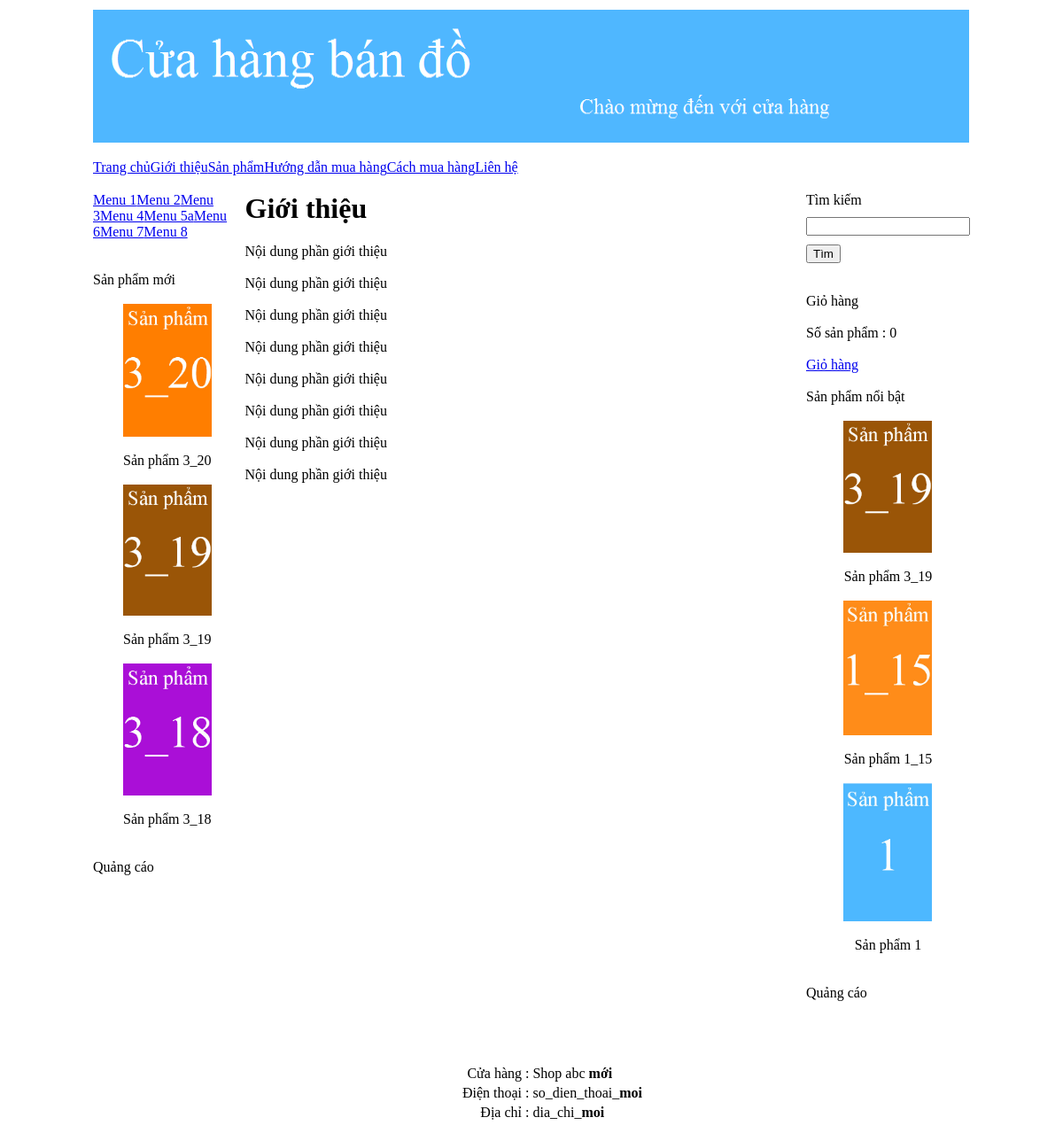
The app's page /?thamso=xuat_mot_tin&id=1, older data.
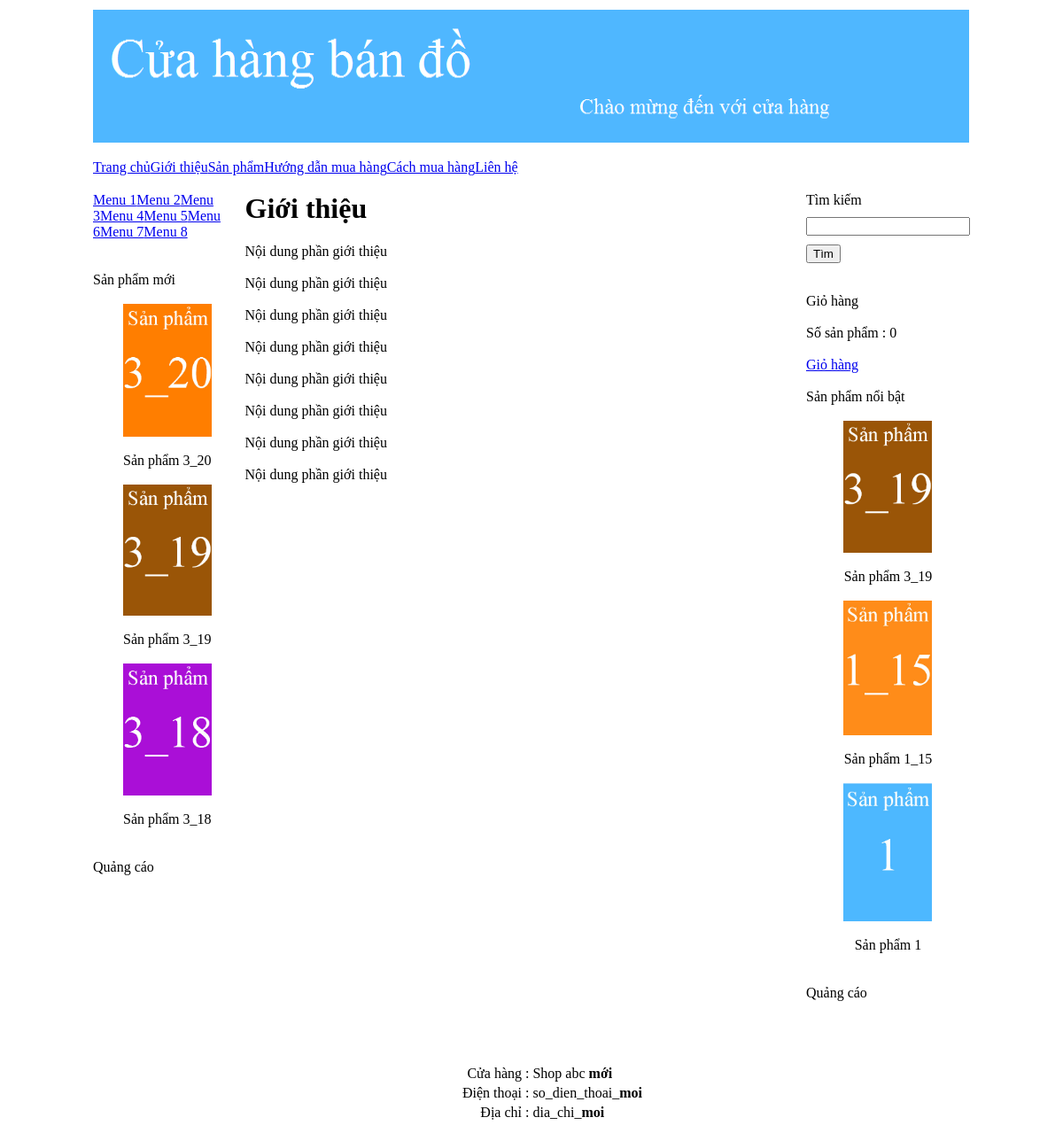
The same page, newer data.
### tables this page shows
CREATE TABLE `banner` (
  `id` int(11) NOT NULL,
  `hinh` varchar(256) NOT NULL,
  `rong` varchar(256) NOT NULL,
  `cao` varchar(256) NOT NULL
);

CREATE TABLE `menu_ngang` (
  `id` int(11) NOT NULL,
  `ten` varchar(256) NOT NULL,
  `noi_dung` mediumtext NOT NULL,
  `loai_menu` varchar(256) NOT NULL
);

CREATE TABLE `menu_doc` (
  `id` int(11) NOT NULL,
  `ten` varchar(256) NOT NULL
);

CREATE TABLE `san_pham` (
  `id` int(11) NOT NULL,
  `ten` varchar(256) NOT NULL,
  `gia` int(255) NOT NULL,
  `hinh_anh` varchar(256) NOT NULL,
  `noi_dung` mediumtext NOT NULL,
  `thuoc_menu` int(255) NOT NULL,
  `noi_bat` varchar(256) NOT NULL,
  `trang_chu` varchar(256) NOT NULL,
  `sap_xep_trang_chu` int(255) NOT NULL
);

CREATE TABLE `footer` (
  `id` int(11) NOT NULL,
  `html` mediumtext NOT NULL
);

### chuc_nang/menu_doc/menu_doc.php (the view)
<?php
	include("ket_noi.php");
	$tv="select * from menu_doc order by id";
	$tv_1=mysqli_query($conn,$tv);
	echo "<div class='menu_doc' >";
	while($tv_2=mysqli_fetch_array($tv_1))
	{
		$link="?thamso=xuat_san_pham&id=".$tv_2['id'];
		echo "<a href='$link'>";
			echo $tv_2['ten'];
		echo "</a>";
	}
	echo "</div>";
?>

### index.php (shortened to what this page needs)
<?php
    include("ket_noi.php");
?>
<html>
	<head>
		<link rel="stylesheet" type="text/css" href="giao_dien/giao_dien.css">
	</head>
	<body>
		<center>
			<table width="990px">
				<tr>
					<td colspan="3">
					<?php include("chuc_nang/banner/banner.php"); ?></td>
				</tr>
				<tr>
					<td colspan="3" height="50px" >
						<?php
							include("chuc_nang/menu_ngang/menu_ngang.php");
						?>
					</td>
				</tr>
				<tr>
					<td width="170px" valign="top" >
					<?php
						include("chuc_nang/menu_doc/menu_doc.php");
						include("chuc_nang/san_pham/moi.php");
						include("chuc_nang/quang_cao/trai.php");
					?>
					</td>
					<td width="650px" valign="top" >
						<?php
							include("chuc_nang/dieu_huong.php");
						?>
					</td>
					<td width="170px" valign="top" >
					<?php
						include("chuc_nang/tim_kiem/vung_tim_kiem.php");
						include("chuc_nang/gio_hang/vung_gio_hang.php");
						include("chuc_nang/san_pham/noi_bat.php");
						include("chuc_nang/quang_cao/phai.php");
					?>
					</td>
				</tr>
				<tr>
					<td colspan="3"><?php include("chuc_nang/footer/footer.php"); ?></td>
				</tr>
			</table>
		</center>
	</body>
</html>

### chuc_nang/banner/banner.php
<?php
	include("ket_noi.php");
	$tv="select * from banner limit 0,1";
	$tv_1=mysqli_query($conn,$tv);
	$tv_2=mysqli_fetch_array($tv_1);
	$link_hinh="hinh_anh/banner/".$tv_2['hinh'];
	echo "<img src='".$link_hinh."' width='".$tv_2['rong']."' height='".$tv_2['cao']."' >";
?>

### chuc_nang/menu_ngang/menu_ngang.php
<?php
	include("ket_noi.php");
	$tv="select id,ten,loai_menu from menu_ngang order by id";
	$tv_1=mysqli_query($conn,$tv);
	echo "<div class='menu_ngang' >";
	echo "<a href='index.php'>Trang chủ</a>";
	while($tv_2=mysqli_fetch_array($tv_1))
	{
		if($tv_2['loai_menu']==""){$link_menu="?thamso=xuat_mot_tin&id=".$tv_2['id'];}
		if($tv_2['loai_menu']=="san_pham"){$link_menu="?thamso=xuat_san_pham_2";}
		echo "<a href='$link_menu'>";
			echo $tv_2['ten'];
		echo "</a>";
	}
	echo "</div>";
?>

### chuc_nang/san_pham/moi.php
<br><br>
Sản phẩm mới <br><br>
<center>
	<?php
		$tv="select id,ten,hinh_anh from san_pham order by id desc limit 0,3";
		$tv_1=mysqli_query($conn,$tv);
		while($tv_2=mysqli_fetch_array($tv_1))
		{
			$link_anh="hinh_anh/san_pham/".$tv_2['hinh_anh'];
			$link_chi_tiet="?thamso=chi_tiet_san_pham&id=".$tv_2['id'];
			echo "<a href='$link_chi_tiet' >";
				echo "<img src='$link_anh' width='100px' >";
			echo "</a>";
			echo "<br><br>";
			echo $tv_2['ten'];
			echo "<br>";
			echo "<br>";
		}
	?>
</center>

### chuc_nang/quang_cao/trai.php (shortened to what this page needs)
<br>Quảng cáo <br><br>

### chuc_nang/dieu_huong.php (shortened to what this page needs)
<?php
	if(isset($_GET['thamso'])){$tham_so=$_GET['thamso'];}else{$tham_so="";}
	switch($tham_so)
	{
		case "xuat_mot_tin":
			include("chuc_nang/xuat_mot_tin.php");
		break;
	}
?>

### chuc_nang/xuat_mot_tin.php
<?php
	$id=$_GET['id'];
	$tv="select * from menu_ngang where id='$id'";
	$tv_1=mysqli_query($conn,$tv);
	$tv_2=mysqli_fetch_array($tv_1);
	echo "<h1>";
		echo $tv_2['ten'];
	echo "</h1>";
	echo $tv_2['noi_dung'];
?>

### chuc_nang/tim_kiem/vung_tim_kiem.php (shortened to what this page needs)
Tìm kiếm <br>
<form>
    <input type="text" name="tu_khoa" value="" style="margin-top:10px;margin-bottom:10px;" >
    <input type="submit" value="Tìm" >
</form>

### chuc_nang/gio_hang/vung_gio_hang.php (shortened to what this page needs)
<br>
Giỏ hàng <br><br>
<?php
	$so_luong=0;
?>
Số sản phẩm : <?php echo $so_luong; ?>
<br><br>
<a href="?thamso=gio_hang">Giỏ hàng</a>

### chuc_nang/san_pham/noi_bat.php
<br><br>
Sản phẩm nổi bật <br><br>
<center>
	<?php
		$tv="select id,ten,hinh_anh from san_pham where noi_bat='co' order by id desc limit 0,3";
		$tv_1=mysqli_query($conn,$tv);
		while($tv_2=mysqli_fetch_array($tv_1))
		{
			$link_anh="hinh_anh/san_pham/".$tv_2['hinh_anh'];
			$link_chi_tiet="?thamso=chi_tiet_san_pham&id=".$tv_2['id'];
			echo "<a href='$link_chi_tiet' >";
				echo "<img src='$link_anh' width='100px' >";
			echo "</a>";
			echo "<br><br>";
			echo $tv_2['ten'];
			echo "<br>";
			echo "<br>";
		}
	?>
</center>

### chuc_nang/quang_cao/phai.php (shortened to what this page needs)
<br>Quảng cáo <br><br>

### chuc_nang/footer/footer.php
<?php
	include("ket_noi.php");
	$tv="select * from footer limit 0,1";
	$tv_1=mysqli_query($conn,$tv);
	$tv_2=mysqli_fetch_array($tv_1);
	echo $tv_2['html'];
?>

Row changes from the older to the newer data that the page shows:
changed menu_doc: ten "Menu 5a" → "Menu 5"
